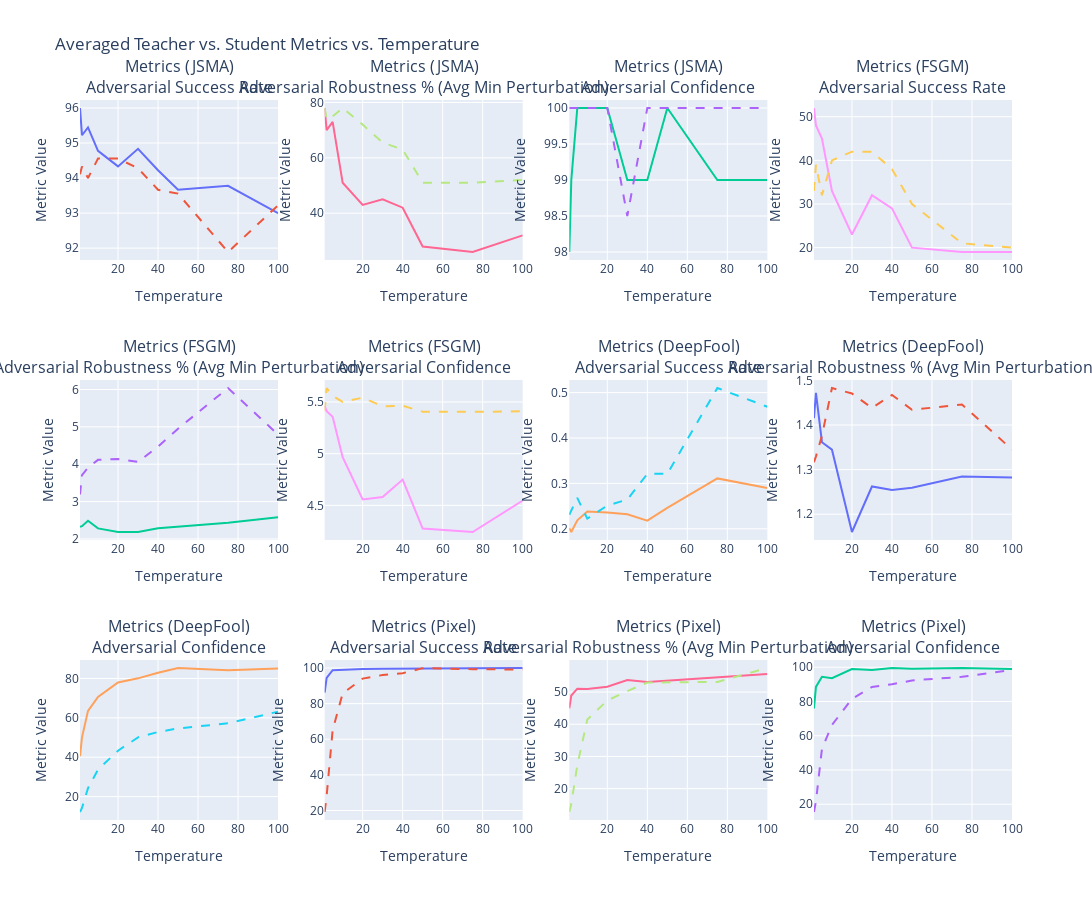

The code cell stored with this chart in its notebook:
### Code cell
# Determine the list of metric keys from teacher columns (assumed identical for student)
metric_keys = []
for col in teacher_eval_cols:
    valid_rows = df[col].apply(lambda x: isinstance(x, dict) and bool(x))
    if valid_rows.any():
        sample_dict = df[col][valid_rows].iloc[0]
        metric_keys = list(sample_dict.keys())
        break
        
if not metric_keys:
    print("No metric keys found in teacher evaluation columns. Exiting.")
    

# Create safe versions of the metric keys (for naming new columns)
safe_metric_keys = [re.sub(r'\W+', '_', key).strip('_') for key in metric_keys]

# -- Group by Temperature --
# Grouping the data by Temperature (averaging all numeric columns) to avoid duplicate points.
# First, select numeric columns (including our new teacher/student metric columns and custom columns).
numeric_cols = df.select_dtypes(include=['float64', 'int64']).columns
df_grouped = df.groupby("Temperature", as_index=False)[numeric_cols].mean()
df_grouped = df_grouped.sort_values("Temperature")

# Use the grouped dataframe for subsequent plotting.
df = df_grouped

# Setup grid dimensions:
# Rows represent each metric key and columns represent each evaluation method (JSMA, FSGM, DeepFool, Pixel).
n_rows = len(metric_keys)
n_cols = len(teacher_eval_cols)

# Create subplot titles for the grid.
subplot_titles = []
for eval_col in teacher_eval_cols:
    for metric in metric_keys:
        subplot_titles.append(f"{eval_col}<br>{metric}")

# Create the Plotly subplot grid.
fig = make_subplots(rows=n_rows, cols=n_cols, subplot_titles=subplot_titles)

# Define additional columns to show in hover info.
custom_columns = ["Epochs", "Learning Rate", "Batch Size", "Accuracy (T)"]
custom_data = df[custom_columns].values

# For each evaluation method and metric key, add teacher and student line plot traces.
for col_idx, (teach_col, stud_col) in enumerate(zip(teacher_eval_cols, student_eval_cols)):
    for row_idx, (metric, safe_metric) in enumerate(zip(metric_keys, safe_metric_keys)):
        teacher_new_col = f"{teach_col}_{safe_metric}"
        student_new_col = f"{stud_col}_{safe_metric}"
        if teacher_new_col not in df.columns:
            print(f"Column {teacher_new_col} not found in dataframe.")
            continue
        if student_new_col not in df.columns:
            print(f"Column {student_new_col} not found in dataframe.")
            continue
        # Teacher trace (solid line)
        fig.add_trace(
            go.Scatter(
                x=df["Temperature"],
                y=df[teacher_new_col],
                mode='lines',
                name=f"{teach_col} - {metric} (Teacher)",
                customdata=custom_data,
                hovertemplate=(
                    "Temperature: %{x}<br>" +
                    "Metric Value: %{y}<br>" +
                    "Epochs: %{customdata[0]}<br>" +
                    "Learning Rate: %{customdata[1]}<br>" +
                    "Batch Size: %{customdata[2]}<br>" +
                    "Accuracy (T): %{customdata[3]}<extra></extra>"
                ),
                line=dict(dash="solid"),
                showlegend=False
            ),
            row=row_idx+1, col=col_idx+1
        )
        # Student trace (dashed line)
        fig.add_trace(
            go.Scatter(
                x=df["Temperature"],
                y=df[student_new_col],
                mode='lines',
                name=f"{stud_col} - {metric} (Student)",
                customdata=custom_data,
                hovertemplate=(
                    "Temperature: %{x}<br>" +
                    "Metric Value: %{y}<br>" +
                    "Epochs: %{customdata[0]}<br>" +
                    "Learning Rate: %{customdata[1]}<br>" +
                    "Batch Size: %{customdata[2]}<br>" +
                    "Accuracy (T): %{customdata[3]}<extra></extra>"
                ),
                line=dict(dash="dash"),
                showlegend=False
            ),
            row=row_idx+1, col=col_idx+1
        )

# Layout settings for the entire grid.
fig.update_layout(
    height=300 * n_rows,
    width=350 * n_cols,
    title_text="Averaged Teacher vs. Student Metrics vs. Temperature"
)
fig.update_xaxes(title_text="Temperature")
fig.update_yaxes(title_text="Metric Value")

# Display the interactive Plotly figure.
fig.show()

### Figure 1 — Plotly figure (JSON) as saved in the notebook; plotly's stock layout.template omitted (floating-point values rounded to 4 significant figures)
{"data": [{"customdata": [[50.0, 0.01, 128.0, 68.34], [50.0, 0.01, 128.0, 67.93], [50.0, 0.01, 128.0, 64.04], [50.0, 0.01, 128.0, 60.88], [50.0, 0.01, 128.0, 57.14], [50.0, 0.01, 128.0, 56.22], [50.0, 0.01, 128.0, 53.42], [50.0, 0.01, 128.0, 53.35], [50.0, 0.01, 128.0, 48.96], [50.0, 0.01, 128.0, 45.96]], "hovertemplate": "Temperature: %{x}<br>Metric Value: %{y}<br>Epochs: %{customdata[0]}<br>Learning Rate: %{customdata[1]}<br>Batch Size: %{customdata[2]}<br>Accuracy (T): %{customdata[3]}<extra></extra>", "line": {"dash": "solid"}, "mode": "lines", "name": "Metrics (JSMA) - Adversarial Success Rate (Teacher)", "showlegend": false, "type": "scatter", "x": [1.0, 2.0, 5.0, 10.0, 20.0, 30.0, 40.0, 50.0, 75.0, 100.0], "xaxis": "x", "y": [96.0, 95.22, 95.44, 94.78, 94.33, 94.83, 94.22, 93.67, 93.78, 93.0], "yaxis": "y"}, {"customdata": [[50.0, 0.01, 128.0, 68.34], [50.0, 0.01, 128.0, 67.93], [50.0, 0.01, 128.0, 64.04], [50.0, 0.01, 128.0, 60.88], [50.0, 0.01, 128.0, 57.14], [50.0, 0.01, 128.0, 56.22], [50.0, 0.01, 128.0, 53.42], [50.0, 0.01, 128.0, 53.35], [50.0, 0.01, 128.0, 48.96], [50.0, 0.01, 128.0, 45.96]], "hovertemplate": "Temperature: %{x}<br>Metric Value: %{y}<br>Epochs: %{customdata[0]}<br>Learning Rate: %{customdata[1]}<br>Batch Size: %{customdata[2]}<br>Accuracy (T): %{customdata[3]}<extra></extra>", "line": {"dash": "dash"}, "mode": "lines", "name": "Metrics (JSMA) S - Adversarial Success Rate (Student)", "showlegend": false, "type": "scatter", "x": [1.0, 2.0, 5.0, 10.0, 20.0, 30.0, 40.0, 50.0, 75.0, 100.0], "xaxis": "x", "y": [94.11, 94.33, 94.0, 94.56, 94.56, 94.28, 93.67, 93.56, 91.89, 93.22], "yaxis": "y"}, {"customdata": [[50.0, 0.01, 128.0, 68.34], [50.0, 0.01, 128.0, 67.93], [50.0, 0.01, 128.0, 64.04], [50.0, 0.01, 128.0, 60.88], [50.0, 0.01, 128.0, 57.14], [50.0, 0.01, 128.0, 56.22], [50.0, 0.01, 128.0, 53.42], [50.0, 0.01, 128.0, 53.35], [50.0, 0.01, 128.0, 48.96], [50.0, 0.01, 128.0, 45.96]], "hovertemplate": "Temperature: %{x}<br>Metric Value: %{y}<br>Epochs: %{customdata[0]}<br>Learning Rate: %{customdata[1]}<br>Batch Size: %{customdata[2]}<br>Accuracy (T): %{customdata[3]}<extra></extra>", "line": {"dash": "solid"}, "mode": "lines", "name": "Metrics (JSMA) - Adversarial Robustness % (Avg Min Perturbation) (Teacher)", "showlegend": false, "type": "scatter", "x": [1.0, 2.0, 5.0, 10.0, 20.0, 30.0, 40.0, 50.0, 75.0, 100.0], "xaxis": "x5", "y": [2.324, 2.343, 2.487, 2.283, 2.189, 2.186, 2.287, 2.334, 2.435, 2.579], "yaxis": "y5"}, {"customdata": [[50.0, 0.01, 128.0, 68.34], [50.0, 0.01, 128.0, 67.93], [50.0, 0.01, 128.0, 64.04], [50.0, 0.01, 128.0, 60.88], [50.0, 0.01, 128.0, 57.14], [50.0, 0.01, 128.0, 56.22], [50.0, 0.01, 128.0, 53.42], [50.0, 0.01, 128.0, 53.35], [50.0, 0.01, 128.0, 48.96], [50.0, 0.01, 128.0, 45.96]], "hovertemplate": "Temperature: %{x}<br>Metric Value: %{y}<br>Epochs: %{customdata[0]}<br>Learning Rate: %{customdata[1]}<br>Batch Size: %{customdata[2]}<br>Accuracy (T): %{customdata[3]}<extra></extra>", "line": {"dash": "dash"}, "mode": "lines", "name": "Metrics (JSMA) S - Adversarial Robustness % (Avg Min Perturbation) (Student)", "showlegend": false, "type": "scatter", "x": [1.0, 2.0, 5.0, 10.0, 20.0, 30.0, 40.0, 50.0, 75.0, 100.0], "xaxis": "x5", "y": [3.192, 3.707, 3.905, 4.117, 4.139, 4.062, 4.474, 4.949, 6.04, 4.791], "yaxis": "y5"}, {"customdata": [[50.0, 0.01, 128.0, 68.34], [50.0, 0.01, 128.0, 67.93], [50.0, 0.01, 128.0, 64.04], [50.0, 0.01, 128.0, 60.88], [50.0, 0.01, 128.0, 57.14], [50.0, 0.01, 128.0, 56.22], [50.0, 0.01, 128.0, 53.42], [50.0, 0.01, 128.0, 53.35], [50.0, 0.01, 128.0, 48.96], [50.0, 0.01, 128.0, 45.96]], "hovertemplate": "Temperature: %{x}<br>Metric Value: %{y}<br>Epochs: %{customdata[0]}<br>Learning Rate: %{customdata[1]}<br>Batch Size: %{customdata[2]}<br>Accuracy (T): %{customdata[3]}<extra></extra>", "line": {"dash": "solid"}, "mode": "lines", "name": "Metrics (JSMA) - Adversarial Confidence (Teacher)", "showlegend": false, "type": "scatter", "x": [1.0, 2.0, 5.0, 10.0, 20.0, 30.0, 40.0, 50.0, 75.0, 100.0], "xaxis": "x9", "y": [40.55, 50.1, 63.53, 70.64, 77.96, 80.04, 82.89, 85.3, 84.15, 85.04], "yaxis": "y9"}, {"customdata": [[50.0, 0.01, 128.0, 68.34], [50.0, 0.01, 128.0, 67.93], [50.0, 0.01, 128.0, 64.04], [50.0, 0.01, 128.0, 60.88], [50.0, 0.01, 128.0, 57.14], [50.0, 0.01, 128.0, 56.22], [50.0, 0.01, 128.0, 53.42], [50.0, 0.01, 128.0, 53.35], [50.0, 0.01, 128.0, 48.96], [50.0, 0.01, 128.0, 45.96]], "hovertemplate": "Temperature: %{x}<br>Metric Value: %{y}<br>Epochs: %{customdata[0]}<br>Learning Rate: %{customdata[1]}<br>Batch Size: %{customdata[2]}<br>Accuracy (T): %{customdata[3]}<extra></extra>", "line": {"dash": "dash"}, "mode": "lines", "name": "Metrics (JSMA) S - Adversarial Confidence (Student)", "showlegend": false, "type": "scatter", "x": [1.0, 2.0, 5.0, 10.0, 20.0, 30.0, 40.0, 50.0, 75.0, 100.0], "xaxis": "x9", "y": [12.19, 14.23, 24.29, 33.71, 43.32, 50.07, 52.81, 54.63, 57.21, 63.15], "yaxis": "y9"}, {"customdata": [[50.0, 0.01, 128.0, 68.34], [50.0, 0.01, 128.0, 67.93], [50.0, 0.01, 128.0, 64.04], [50.0, 0.01, 128.0, 60.88], [50.0, 0.01, 128.0, 57.14], [50.0, 0.01, 128.0, 56.22], [50.0, 0.01, 128.0, 53.42], [50.0, 0.01, 128.0, 53.35], [50.0, 0.01, 128.0, 48.96], [50.0, 0.01, 128.0, 45.96]], "hovertemplate": "Temperature: %{x}<br>Metric Value: %{y}<br>Epochs: %{customdata[0]}<br>Learning Rate: %{customdata[1]}<br>Batch Size: %{customdata[2]}<br>Accuracy (T): %{customdata[3]}<extra></extra>", "line": {"dash": "solid"}, "mode": "lines", "name": "Metrics (FSGM) - Adversarial Success Rate (Teacher)", "showlegend": false, "type": "scatter", "x": [1.0, 2.0, 5.0, 10.0, 20.0, 30.0, 40.0, 50.0, 75.0, 100.0], "xaxis": "x2", "y": [78.0, 70.0, 73.0, 51.0, 43.0, 45.0, 42.0, 28.0, 26.0, 32.0], "yaxis": "y2"}, {"customdata": [[50.0, 0.01, 128.0, 68.34], [50.0, 0.01, 128.0, 67.93], [50.0, 0.01, 128.0, 64.04], [50.0, 0.01, 128.0, 60.88], [50.0, 0.01, 128.0, 57.14], [50.0, 0.01, 128.0, 56.22], [50.0, 0.01, 128.0, 53.42], [50.0, 0.01, 128.0, 53.35], [50.0, 0.01, 128.0, 48.96], [50.0, 0.01, 128.0, 45.96]], "hovertemplate": "Temperature: %{x}<br>Metric Value: %{y}<br>Epochs: %{customdata[0]}<br>Learning Rate: %{customdata[1]}<br>Batch Size: %{customdata[2]}<br>Accuracy (T): %{customdata[3]}<extra></extra>", "line": {"dash": "dash"}, "mode": "lines", "name": "Metrics (FSGM) S - Adversarial Success Rate (Student)", "showlegend": false, "type": "scatter", "x": [1.0, 2.0, 5.0, 10.0, 20.0, 30.0, 40.0, 50.0, 75.0, 100.0], "xaxis": "x2", "y": [78.0, 74.0, 75.0, 78.0, 72.0, 65.5, 63.0, 51.0, 51.0, 52.0], "yaxis": "y2"}, {"customdata": [[50.0, 0.01, 128.0, 68.34], [50.0, 0.01, 128.0, 67.93], [50.0, 0.01, 128.0, 64.04], [50.0, 0.01, 128.0, 60.88], [50.0, 0.01, 128.0, 57.14], [50.0, 0.01, 128.0, 56.22], [50.0, 0.01, 128.0, 53.42], [50.0, 0.01, 128.0, 53.35], [50.0, 0.01, 128.0, 48.96], [50.0, 0.01, 128.0, 45.96]], "hovertemplate": "Temperature: %{x}<br>Metric Value: %{y}<br>Epochs: %{customdata[0]}<br>Learning Rate: %{customdata[1]}<br>Batch Size: %{customdata[2]}<br>Accuracy (T): %{customdata[3]}<extra></extra>", "line": {"dash": "solid"}, "mode": "lines", "name": "Metrics (FSGM) - Adversarial Robustness % (Avg Min Perturbation) (Teacher)", "showlegend": false, "type": "scatter", "x": [1.0, 2.0, 5.0, 10.0, 20.0, 30.0, 40.0, 50.0, 75.0, 100.0], "xaxis": "x6", "y": [5.464, 5.41, 5.357, 4.966, 4.557, 4.581, 4.749, 4.275, 4.242, 4.547], "yaxis": "y6"}, {"customdata": [[50.0, 0.01, 128.0, 68.34], [50.0, 0.01, 128.0, 67.93], [50.0, 0.01, 128.0, 64.04], [50.0, 0.01, 128.0, 60.88], [50.0, 0.01, 128.0, 57.14], [50.0, 0.01, 128.0, 56.22], [50.0, 0.01, 128.0, 53.42], [50.0, 0.01, 128.0, 53.35], [50.0, 0.01, 128.0, 48.96], [50.0, 0.01, 128.0, 45.96]], "hovertemplate": "Temperature: %{x}<br>Metric Value: %{y}<br>Epochs: %{customdata[0]}<br>Learning Rate: %{customdata[1]}<br>Batch Size: %{customdata[2]}<br>Accuracy (T): %{customdata[3]}<extra></extra>", "line": {"dash": "dash"}, "mode": "lines", "name": "Metrics (FSGM) S - Adversarial Robustness % (Avg Min Perturbation) (Student)", "showlegend": false, "type": "scatter", "x": [1.0, 2.0, 5.0, 10.0, 20.0, 30.0, 40.0, 50.0, 75.0, 100.0], "xaxis": "x6", "y": [5.412, 5.635, 5.56, 5.501, 5.542, 5.459, 5.463, 5.406, 5.405, 5.41], "yaxis": "y6"}, {"customdata": [[50.0, 0.01, 128.0, 68.34], [50.0, 0.01, 128.0, 67.93], [50.0, 0.01, 128.0, 64.04], [50.0, 0.01, 128.0, 60.88], [50.0, 0.01, 128.0, 57.14], [50.0, 0.01, 128.0, 56.22], [50.0, 0.01, 128.0, 53.42], [50.0, 0.01, 128.0, 53.35], [50.0, 0.01, 128.0, 48.96], [50.0, 0.01, 128.0, 45.96]], "hovertemplate": "Temperature: %{x}<br>Metric Value: %{y}<br>Epochs: %{customdata[0]}<br>Learning Rate: %{customdata[1]}<br>Batch Size: %{customdata[2]}<br>Accuracy (T): %{customdata[3]}<extra></extra>", "line": {"dash": "solid"}, "mode": "lines", "name": "Metrics (FSGM) - Adversarial Confidence (Teacher)", "showlegend": false, "type": "scatter", "x": [1.0, 2.0, 5.0, 10.0, 20.0, 30.0, 40.0, 50.0, 75.0, 100.0], "xaxis": "x10", "y": [86.14, 94.43, 98.76, 99.02, 99.47, 99.55, 99.54, 99.86, 99.91, 100.0], "yaxis": "y10"}, {"customdata": [[50.0, 0.01, 128.0, 68.34], [50.0, 0.01, 128.0, 67.93], [50.0, 0.01, 128.0, 64.04], [50.0, 0.01, 128.0, 60.88], [50.0, 0.01, 128.0, 57.14], [50.0, 0.01, 128.0, 56.22], [50.0, 0.01, 128.0, 53.42], [50.0, 0.01, 128.0, 53.35], [50.0, 0.01, 128.0, 48.96], [50.0, 0.01, 128.0, 45.96]], "hovertemplate": "Temperature: %{x}<br>Metric Value: %{y}<br>Epochs: %{customdata[0]}<br>Learning Rate: %{customdata[1]}<br>Batch Size: %{customdata[2]}<br>Accuracy (T): %{customdata[3]}<extra></extra>", "line": {"dash": "dash"}, "mode": "lines", "name": "Metrics (FSGM) S - Adversarial Confidence (Student)", "showlegend": false, "type": "scatter", "x": [1.0, 2.0, 5.0, 10.0, 20.0, 30.0, 40.0, 50.0, 75.0, 100.0], "xaxis": "x10", "y": [19.17, 28.24, 65.17, 85.71, 94.06, 96.07, 97.08, 99.92, 99.33, 99.12], "yaxis": "y10"}, {"customdata": [[50.0, 0.01, 128.0, 68.34], [50.0, 0.01, 128.0, 67.93], [50.0, 0.01, 128.0, 64.04], [50.0, 0.01, 128.0, 60.88], [50.0, 0.01, 128.0, 57.14], [50.0, 0.01, 128.0, 56.22], [50.0, 0.01, 128.0, 53.42], [50.0, 0.01, 128.0, 53.35], [50.0, 0.01, 128.0, 48.96], [50.0, 0.01, 128.0, 45.96]], "hovertemplate": "Temperature: %{x}<br>Metric Value: %{y}<br>Epochs: %{customdata[0]}<br>Learning Rate: %{customdata[1]}<br>Batch Size: %{customdata[2]}<br>Accuracy (T): %{customdata[3]}<extra></extra>", "line": {"dash": "solid"}, "mode": "lines", "name": "Metrics (DeepFool) - Adversarial Success Rate (Teacher)", "showlegend": false, "type": "scatter", "x": [1.0, 2.0, 5.0, 10.0, 20.0, 30.0, 40.0, 50.0, 75.0, 100.0], "xaxis": "x3", "y": [98.0, 99.0, 100.0, 100.0, 100.0, 99.0, 99.0, 100.0, 99.0, 99.0], "yaxis": "y3"}, {"customdata": [[50.0, 0.01, 128.0, 68.34], [50.0, 0.01, 128.0, 67.93], [50.0, 0.01, 128.0, 64.04], [50.0, 0.01, 128.0, 60.88], [50.0, 0.01, 128.0, 57.14], [50.0, 0.01, 128.0, 56.22], [50.0, 0.01, 128.0, 53.42], [50.0, 0.01, 128.0, 53.35], [50.0, 0.01, 128.0, 48.96], [50.0, 0.01, 128.0, 45.96]], "hovertemplate": "Temperature: %{x}<br>Metric Value: %{y}<br>Epochs: %{customdata[0]}<br>Learning Rate: %{customdata[1]}<br>Batch Size: %{customdata[2]}<br>Accuracy (T): %{customdata[3]}<extra></extra>", "line": {"dash": "dash"}, "mode": "lines", "name": "Metrics (DeepFool) S - Adversarial Success Rate (Student)", "showlegend": false, "type": "scatter", "x": [1.0, 2.0, 5.0, 10.0, 20.0, 30.0, 40.0, 50.0, 75.0, 100.0], "xaxis": "x3", "y": [100.0, 100.0, 100.0, 100.0, 100.0, 98.5, 100.0, 100.0, 100.0, 100.0], "yaxis": "y3"}, {"customdata": [[50.0, 0.01, 128.0, 68.34], [50.0, 0.01, 128.0, 67.93], [50.0, 0.01, 128.0, 64.04], [50.0, 0.01, 128.0, 60.88], [50.0, 0.01, 128.0, 57.14], [50.0, 0.01, 128.0, 56.22], [50.0, 0.01, 128.0, 53.42], [50.0, 0.01, 128.0, 53.35], [50.0, 0.01, 128.0, 48.96], [50.0, 0.01, 128.0, 45.96]], "hovertemplate": "Temperature: %{x}<br>Metric Value: %{y}<br>Epochs: %{customdata[0]}<br>Learning Rate: %{customdata[1]}<br>Batch Size: %{customdata[2]}<br>Accuracy (T): %{customdata[3]}<extra></extra>", "line": {"dash": "solid"}, "mode": "lines", "name": "Metrics (DeepFool) - Adversarial Robustness % (Avg Min Perturbation) (Teacher)", "showlegend": false, "type": "scatter", "x": [1.0, 2.0, 5.0, 10.0, 20.0, 30.0, 40.0, 50.0, 75.0, 100.0], "xaxis": "x7", "y": [0.2014, 0.1929, 0.2186, 0.2383, 0.2361, 0.2321, 0.2179, 0.2459, 0.3109, 0.2898], "yaxis": "y7"}, {"customdata": [[50.0, 0.01, 128.0, 68.34], [50.0, 0.01, 128.0, 67.93], [50.0, 0.01, 128.0, 64.04], [50.0, 0.01, 128.0, 60.88], [50.0, 0.01, 128.0, 57.14], [50.0, 0.01, 128.0, 56.22], [50.0, 0.01, 128.0, 53.42], [50.0, 0.01, 128.0, 53.35], [50.0, 0.01, 128.0, 48.96], [50.0, 0.01, 128.0, 45.96]], "hovertemplate": "Temperature: %{x}<br>Metric Value: %{y}<br>Epochs: %{customdata[0]}<br>Learning Rate: %{customdata[1]}<br>Batch Size: %{customdata[2]}<br>Accuracy (T): %{customdata[3]}<extra></extra>", "line": {"dash": "dash"}, "mode": "lines", "name": "Metrics (DeepFool) S - Adversarial Robustness % (Avg Min Perturbation) (Student)", "showlegend": false, "type": "scatter", "x": [1.0, 2.0, 5.0, 10.0, 20.0, 30.0, 40.0, 50.0, 75.0, 100.0], "xaxis": "x7", "y": [0.2308, 0.2409, 0.268, 0.2224, 0.2512, 0.2644, 0.3208, 0.3212, 0.5101, 0.4688], "yaxis": "y7"}, {"customdata": [[50.0, 0.01, 128.0, 68.34], [50.0, 0.01, 128.0, 67.93], [50.0, 0.01, 128.0, 64.04], [50.0, 0.01, 128.0, 60.88], [50.0, 0.01, 128.0, 57.14], [50.0, 0.01, 128.0, 56.22], [50.0, 0.01, 128.0, 53.42], [50.0, 0.01, 128.0, 53.35], [50.0, 0.01, 128.0, 48.96], [50.0, 0.01, 128.0, 45.96]], "hovertemplate": "Temperature: %{x}<br>Metric Value: %{y}<br>Epochs: %{customdata[0]}<br>Learning Rate: %{customdata[1]}<br>Batch Size: %{customdata[2]}<br>Accuracy (T): %{customdata[3]}<extra></extra>", "line": {"dash": "solid"}, "mode": "lines", "name": "Metrics (DeepFool) - Adversarial Confidence (Teacher)", "showlegend": false, "type": "scatter", "x": [1.0, 2.0, 5.0, 10.0, 20.0, 30.0, 40.0, 50.0, 75.0, 100.0], "xaxis": "x11", "y": [44.92, 48.93, 51.06, 50.97, 51.65, 53.72, 53.11, 53.54, 54.65, 55.6], "yaxis": "y11"}, {"customdata": [[50.0, 0.01, 128.0, 68.34], [50.0, 0.01, 128.0, 67.93], [50.0, 0.01, 128.0, 64.04], [50.0, 0.01, 128.0, 60.88], [50.0, 0.01, 128.0, 57.14], [50.0, 0.01, 128.0, 56.22], [50.0, 0.01, 128.0, 53.42], [50.0, 0.01, 128.0, 53.35], [50.0, 0.01, 128.0, 48.96], [50.0, 0.01, 128.0, 45.96]], "hovertemplate": "Temperature: %{x}<br>Metric Value: %{y}<br>Epochs: %{customdata[0]}<br>Learning Rate: %{customdata[1]}<br>Batch Size: %{customdata[2]}<br>Accuracy (T): %{customdata[3]}<extra></extra>", "line": {"dash": "dash"}, "mode": "lines", "name": "Metrics (DeepFool) S - Adversarial Confidence (Student)", "showlegend": false, "type": "scatter", "x": [1.0, 2.0, 5.0, 10.0, 20.0, 30.0, 40.0, 50.0, 75.0, 100.0], "xaxis": "x11", "y": [12.74, 15.27, 27.28, 41.45, 47.37, 50.3, 52.96, 53.04, 53.13, 57.47], "yaxis": "y11"}, {"customdata": [[50.0, 0.01, 128.0, 68.34], [50.0, 0.01, 128.0, 67.93], [50.0, 0.01, 128.0, 64.04], [50.0, 0.01, 128.0, 60.88], [50.0, 0.01, 128.0, 57.14], [50.0, 0.01, 128.0, 56.22], [50.0, 0.01, 128.0, 53.42], [50.0, 0.01, 128.0, 53.35], [50.0, 0.01, 128.0, 48.96], [50.0, 0.01, 128.0, 45.96]], "hovertemplate": "Temperature: %{x}<br>Metric Value: %{y}<br>Epochs: %{customdata[0]}<br>Learning Rate: %{customdata[1]}<br>Batch Size: %{customdata[2]}<br>Accuracy (T): %{customdata[3]}<extra></extra>", "line": {"dash": "solid"}, "mode": "lines", "name": "Metrics (Pixel) - Adversarial Success Rate (Teacher)", "showlegend": false, "type": "scatter", "x": [1.0, 2.0, 5.0, 10.0, 20.0, 30.0, 40.0, 50.0, 75.0, 100.0], "xaxis": "x4", "y": [52.0, 48.0, 45.0, 33.0, 23.0, 32.0, 29.0, 20.0, 19.0, 19.0], "yaxis": "y4"}, {"customdata": [[50.0, 0.01, 128.0, 68.34], [50.0, 0.01, 128.0, 67.93], [50.0, 0.01, 128.0, 64.04], [50.0, 0.01, 128.0, 60.88], [50.0, 0.01, 128.0, 57.14], [50.0, 0.01, 128.0, 56.22], [50.0, 0.01, 128.0, 53.42], [50.0, 0.01, 128.0, 53.35], [50.0, 0.01, 128.0, 48.96], [50.0, 0.01, 128.0, 45.96]], "hovertemplate": "Temperature: %{x}<br>Metric Value: %{y}<br>Epochs: %{customdata[0]}<br>Learning Rate: %{customdata[1]}<br>Batch Size: %{customdata[2]}<br>Accuracy (T): %{customdata[3]}<extra></extra>", "line": {"dash": "dash"}, "mode": "lines", "name": "Metrics (Pixel) S - Adversarial Success Rate (Student)", "showlegend": false, "type": "scatter", "x": [1.0, 2.0, 5.0, 10.0, 20.0, 30.0, 40.0, 50.0, 75.0, 100.0], "xaxis": "x4", "y": [33.0, 39.0, 32.0, 40.0, 42.0, 42.0, 38.0, 30.0, 21.0, 20.0], "yaxis": "y4"}, {"customdata": [[50.0, 0.01, 128.0, 68.34], [50.0, 0.01, 128.0, 67.93], [50.0, 0.01, 128.0, 64.04], [50.0, 0.01, 128.0, 60.88], [50.0, 0.01, 128.0, 57.14], [50.0, 0.01, 128.0, 56.22], [50.0, 0.01, 128.0, 53.42], [50.0, 0.01, 128.0, 53.35], [50.0, 0.01, 128.0, 48.96], [50.0, 0.01, 128.0, 45.96]], "hovertemplate": "Temperature: %{x}<br>Metric Value: %{y}<br>Epochs: %{customdata[0]}<br>Learning Rate: %{customdata[1]}<br>Batch Size: %{customdata[2]}<br>Accuracy (T): %{customdata[3]}<extra></extra>", "line": {"dash": "solid"}, "mode": "lines", "name": "Metrics (Pixel) - Adversarial Robustness % (Avg Min Perturbation) (Teacher)", "showlegend": false, "type": "scatter", "x": [1.0, 2.0, 5.0, 10.0, 20.0, 30.0, 40.0, 50.0, 75.0, 100.0], "xaxis": "x8", "y": [1.415, 1.472, 1.361, 1.345, 1.16, 1.262, 1.254, 1.259, 1.285, 1.282], "yaxis": "y8"}, {"customdata": [[50.0, 0.01, 128.0, 68.34], [50.0, 0.01, 128.0, 67.93], [50.0, 0.01, 128.0, 64.04], [50.0, 0.01, 128.0, 60.88], [50.0, 0.01, 128.0, 57.14], [50.0, 0.01, 128.0, 56.22], [50.0, 0.01, 128.0, 53.42], [50.0, 0.01, 128.0, 53.35], [50.0, 0.01, 128.0, 48.96], [50.0, 0.01, 128.0, 45.96]], "hovertemplate": "Temperature: %{x}<br>Metric Value: %{y}<br>Epochs: %{customdata[0]}<br>Learning Rate: %{customdata[1]}<br>Batch Size: %{customdata[2]}<br>Accuracy (T): %{customdata[3]}<extra></extra>", "line": {"dash": "dash"}, "mode": "lines", "name": "Metrics (Pixel) S - Adversarial Robustness % (Avg Min Perturbation) (Student)", "showlegend": false, "type": "scatter", "x": [1.0, 2.0, 5.0, 10.0, 20.0, 30.0, 40.0, 50.0, 75.0, 100.0], "xaxis": "x8", "y": [1.317, 1.329, 1.376, 1.483, 1.471, 1.438, 1.468, 1.434, 1.446, 1.345], "yaxis": "y8"}, {"customdata": [[50.0, 0.01, 128.0, 68.34], [50.0, 0.01, 128.0, 67.93], [50.0, 0.01, 128.0, 64.04], [50.0, 0.01, 128.0, 60.88], [50.0, 0.01, 128.0, 57.14], [50.0, 0.01, 128.0, 56.22], [50.0, 0.01, 128.0, 53.42], [50.0, 0.01, 128.0, 53.35], [50.0, 0.01, 128.0, 48.96], [50.0, 0.01, 128.0, 45.96]], "hovertemplate": "Temperature: %{x}<br>Metric Value: %{y}<br>Epochs: %{customdata[0]}<br>Learning Rate: %{customdata[1]}<br>Batch Size: %{customdata[2]}<br>Accuracy (T): %{customdata[3]}<extra></extra>", "line": {"dash": "solid"}, "mode": "lines", "name": "Metrics (Pixel) - Adversarial Confidence (Teacher)", "showlegend": false, "type": "scatter", "x": [1.0, 2.0, 5.0, 10.0, 20.0, 30.0, 40.0, 50.0, 75.0, 100.0], "xaxis": "x12", "y": [75.9, 88.53, 94.43, 93.6, 98.96, 98.45, 99.56, 99.15, 99.5, 98.91], "yaxis": "y12"}, {"customdata": [[50.0, 0.01, 128.0, 68.34], [50.0, 0.01, 128.0, 67.93], [50.0, 0.01, 128.0, 64.04], [50.0, 0.01, 128.0, 60.88], [50.0, 0.01, 128.0, 57.14], [50.0, 0.01, 128.0, 56.22], [50.0, 0.01, 128.0, 53.42], [50.0, 0.01, 128.0, 53.35], [50.0, 0.01, 128.0, 48.96], [50.0, 0.01, 128.0, 45.96]], "hovertemplate": "Temperature: %{x}<br>Metric Value: %{y}<br>Epochs: %{customdata[0]}<br>Learning Rate: %{customdata[1]}<br>Batch Size: %{customdata[2]}<br>Accuracy (T): %{customdata[3]}<extra></extra>", "line": {"dash": "dash"}, "mode": "lines", "name": "Metrics (Pixel) S - Adversarial Confidence (Student)", "showlegend": false, "type": "scatter", "x": [1.0, 2.0, 5.0, 10.0, 20.0, 30.0, 40.0, 50.0, 75.0, 100.0], "xaxis": "x12", "y": [15.49, 21.68, 52.35, 66.3, 81.54, 88.49, 90.04, 92.3, 94.42, 98.5], "yaxis": "y12"}], "layout": {"annotations": [{"font": {"size": 16}, "showarrow": false, "text": "Metrics (JSMA)<br>Adversarial Success Rate", "x": 0.1062, "xanchor": "center", "xref": "paper", "y": 1, "yanchor": "bottom", "yref": "paper"}, {"font": {"size": 16}, "showarrow": false, "text": "Metrics (JSMA)<br>Adversarial Robustness % (Avg Min Perturbation)", "x": 0.3688, "xanchor": "center", "xref": "paper", "y": 1, "yanchor": "bottom", "yref": "paper"}, {"font": {"size": 16}, "showarrow": false, "text": "Metrics (JSMA)<br>Adversarial Confidence", "x": 0.6313, "xanchor": "center", "xref": "paper", "y": 1, "yanchor": "bottom", "yref": "paper"}, {"font": {"size": 16}, "showarrow": false, "text": "Metrics (FSGM)<br>Adversarial Success Rate", "x": 0.8938, "xanchor": "center", "xref": "paper", "y": 1, "yanchor": "bottom", "yref": "paper"}, {"font": {"size": 16}, "showarrow": false, "text": "Metrics (FSGM)<br>Adversarial Robustness % (Avg Min Perturbation)", "x": 0.1062, "xanchor": "center", "xref": "paper", "y": 0.6111, "yanchor": "bottom", "yref": "paper"}, {"font": {"size": 16}, "showarrow": false, "text": "Metrics (FSGM)<br>Adversarial Confidence", "x": 0.3688, "xanchor": "center", "xref": "paper", "y": 0.6111, "yanchor": "bottom", "yref": "paper"}, {"font": {"size": 16}, "showarrow": false, "text": "Metrics (DeepFool)<br>Adversarial Success Rate", "x": 0.6313, "xanchor": "center", "xref": "paper", "y": 0.6111, "yanchor": "bottom", "yref": "paper"}, {"font": {"size": 16}, "showarrow": false, "text": "Metrics (DeepFool)<br>Adversarial Robustness % (Avg Min Perturbation)", "x": 0.8938, "xanchor": "center", "xref": "paper", "y": 0.6111, "yanchor": "bottom", "yref": "paper"}, {"font": {"size": 16}, "showarrow": false, "text": "Metrics (DeepFool)<br>Adversarial Confidence", "x": 0.1062, "xanchor": "center", "xref": "paper", "y": 0.2222, "yanchor": "bottom", "yref": "paper"}, {"font": {"size": 16}, "showarrow": false, "text": "Metrics (Pixel)<br>Adversarial Success Rate", "x": 0.3688, "xanchor": "center", "xref": "paper", "y": 0.2222, "yanchor": "bottom", "yref": "paper"}, {"font": {"size": 16}, "showarrow": false, "text": "Metrics (Pixel)<br>Adversarial Robustness % (Avg Min Perturbation)", "x": 0.6313, "xanchor": "center", "xref": "paper", "y": 0.2222, "yanchor": "bottom", "yref": "paper"}, {"font": {"size": 16}, "showarrow": false, "text": "Metrics (Pixel)<br>Adversarial Confidence", "x": 0.8938, "xanchor": "center", "xref": "paper", "y": 0.2222, "yanchor": "bottom", "yref": "paper"}], "height": 900, "title": {"text": "Averaged Teacher vs. Student Metrics vs. Temperature"}, "width": 1400, "xaxis": {"anchor": "y", "domain": [0, 0.2125], "title": {"text": "Temperature"}}, "xaxis10": {"anchor": "y10", "domain": [0.2625, 0.475], "title": {"text": "Temperature"}}, "xaxis11": {"anchor": "y11", "domain": [0.525, 0.7375], "title": {"text": "Temperature"}}, "xaxis12": {"anchor": "y12", "domain": [0.7875, 1], "title": {"text": "Temperature"}}, "xaxis2": {"anchor": "y2", "domain": [0.2625, 0.475], "title": {"text": "Temperature"}}, "xaxis3": {"anchor": "y3", "domain": [0.525, 0.7375], "title": {"text": "Temperature"}}, "xaxis4": {"anchor": "y4", "domain": [0.7875, 1], "title": {"text": "Temperature"}}, "xaxis5": {"anchor": "y5", "domain": [0, 0.2125], "title": {"text": "Temperature"}}, "xaxis6": {"anchor": "y6", "domain": [0.2625, 0.475], "title": {"text": "Temperature"}}, "xaxis7": {"anchor": "y7", "domain": [0.525, 0.7375], "title": {"text": "Temperature"}}, "xaxis8": {"anchor": "y8", "domain": [0.7875, 1], "title": {"text": "Temperature"}}, "xaxis9": {"anchor": "y9", "domain": [0, 0.2125], "title": {"text": "Temperature"}}, "yaxis": {"anchor": "x", "domain": [0.7778, 1], "title": {"text": "Metric Value"}}, "yaxis10": {"anchor": "x10", "domain": [0, 0.2222], "title": {"text": "Metric Value"}}, "yaxis11": {"anchor": "x11", "domain": [0, 0.2222], "title": {"text": "Metric Value"}}, "yaxis12": {"anchor": "x12", "domain": [0, 0.2222], "title": {"text": "Metric Value"}}, "yaxis2": {"anchor": "x2", "domain": [0.7778, 1], "title": {"text": "Metric Value"}}, "yaxis3": {"anchor": "x3", "domain": [0.7778, 1], "title": {"text": "Metric Value"}}, "yaxis4": {"anchor": "x4", "domain": [0.7778, 1], "title": {"text": "Metric Value"}}, "yaxis5": {"anchor": "x5", "domain": [0.3889, 0.6111], "title": {"text": "Metric Value"}}, "yaxis6": {"anchor": "x6", "domain": [0.3889, 0.6111], "title": {"text": "Metric Value"}}, "yaxis7": {"anchor": "x7", "domain": [0.3889, 0.6111], "title": {"text": "Metric Value"}}, "yaxis8": {"anchor": "x8", "domain": [0.3889, 0.6111], "title": {"text": "Metric Value"}}, "yaxis9": {"anchor": "x9", "domain": [0, 0.2222], "title": {"text": "Metric Value"}}}}
